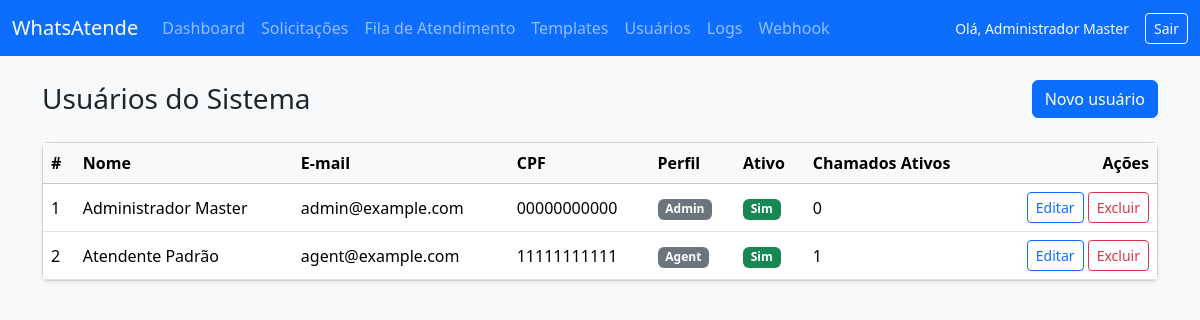
Page /admin/users (signed in) on the committed database.
### tables this page shows
CREATE TABLE IF NOT EXISTS users (
    id BIGINT UNSIGNED AUTO_INCREMENT PRIMARY KEY,
    role_id TINYINT UNSIGNED NOT NULL,
    full_name VARCHAR(150) NOT NULL,
    email VARCHAR(190) NOT NULL UNIQUE,
    cpf CHAR(11) NOT NULL UNIQUE,
    password_hash VARCHAR(255) NOT NULL,
    is_active TINYINT(1) NOT NULL DEFAULT 1,
    last_login_at DATETIME NULL,
    created_at DATETIME NOT NULL DEFAULT CURRENT_TIMESTAMP,
    updated_at DATETIME NOT NULL DEFAULT CURRENT_TIMESTAMP ON UPDATE CURRENT_TIMESTAMP,
    CONSTRAINT fk_users_role FOREIGN KEY (role_id) REFERENCES roles(id)
        ON UPDATE CASCADE
);

CREATE TABLE IF NOT EXISTS roles (
    id TINYINT UNSIGNED AUTO_INCREMENT PRIMARY KEY,
    name VARCHAR(50) NOT NULL UNIQUE
);

### app/helpers.php (called while the page is built, shortened)
<?php
function base_path(string $path = ''): string
{
    $base = dirname(__DIR__);
    return $path === '' ? $base : $base . DIRECTORY_SEPARATOR . ltrim($path, DIRECTORY_SEPARATOR);
}
function view(string $name, array $data = []): void
{
    $viewPath = base_path('app/Views/' . str_replace(['.', '\\'], '/', $name) . '.php');
    extract($data, EXTR_SKIP);
    require $viewPath;
}
function auth(): ?object
{
    return (object) $_SESSION['auth_user'];
}

### app/Controllers/Admin/UserController.php (called while the page is built, shortened)
<?php
class UserController
{
    public function index(): void
    {
        view('admin/users/index', [
            'users' => $this->userService->listUsers(),
            'status' => get_flash('admin_status'),
            'error' => get_flash('admin_error'),
        ]);
    }
}

### app/Services/UserService.php (called while the page is built, shortened)
<?php
class UserService
{
    public function listUsers(): array
    {
        $stmt = $this->connection->query(
            'SELECT u.id, u.full_name, u.email, u.cpf, u.is_active, u.created_at, u.updated_at, '
            . 'r.name AS role, COUNT(t.id) AS assigned_tickets '
            . 'FROM users u '
            . 'INNER JOIN roles r ON r.id = u.role_id '
            . 'LEFT JOIN tickets t ON t.assigned_user_id = u.id AND t.status IN (\'open\', \'assigned\') '
            . 'GROUP BY u.id, u.full_name, u.email, u.cpf, u.is_active, u.created_at, u.updated_at, r.name '
            . 'ORDER BY u.full_name ASC'
        );
        return $stmt->fetchAll(PDO::FETCH_ASSOC);
    }
}

### app/Views/admin/users/index.php (the view, shortened to what this page needs)
<!doctype html>
<html lang="pt-BR">
<head>
    <link href="https://cdn.jsdelivr.net/npm/bootstrap@5.3.3/dist/css/bootstrap.min.css" rel="stylesheet">
</head>
<body class="bg-light">
<?php include base_path('app/Views/admin/partials/nav.php'); ?>
<div class="container py-4">
    <div class="d-flex justify-content-between align-items-center mb-4">
        <h1 class="h3 mb-0">Usuários do Sistema</h1>
        <a href="/admin/users/create" class="btn btn-primary">Novo usuário</a>
    </div>
    <div class="card shadow-sm">
        <div class="card-body p-0">
            <div class="table-responsive">
                <table class="table align-middle mb-0">
                    <thead class="table-light">
                    <tr>
                        <th>#</th>
                        <th>Nome</th>
                        <th>E-mail</th>
                        <th>CPF</th>
                        <th>Perfil</th>
                        <th>Ativo</th>
                        <th>Chamados Ativos</th>
                        <th class="text-end">Ações</th>
                    </tr>
                    </thead>
                    <tbody>
                    <?php foreach ($users as $user): ?>
                        <tr>
                            <td><?= (int) ($user['id'] ?? 0) ?></td>
                            <td><?= htmlspecialchars((string) ($user['full_name'] ?? '')) ?></td>
                            <td><?= htmlspecialchars((string) ($user['email'] ?? '')) ?></td>
                            <td><?= htmlspecialchars((string) ($user['cpf'] ?? '')) ?></td>
                            <td><span class="badge bg-secondary text-capitalize"><?= htmlspecialchars((string) ($user['role'] ?? '')) ?></span></td>
                            <td>
                                <?php if (!empty($user['is_active'])): ?>
                                    <span class="badge bg-success">Sim</span>
                                <?php else: ?>
                                    <span class="badge bg-danger">Não</span>
                                <?php endif; ?>
                            </td>
                            <td><?= (int) ($user['assigned_tickets'] ?? 0) ?></td>
                            <td class="text-end">
                                <a href="/admin/users/<?= urlencode((string) ($user['id'] ?? '')) ?>/edit" class="btn btn-sm btn-outline-primary">Editar</a>
                                <form method="POST" action="/admin/users/<?= urlencode((string) ($user['id'] ?? '')) ?>/delete" class="d-inline" onsubmit="return confirm('Confirma a exclusão deste usuário?');">
                                    <button type="submit" class="btn btn-sm btn-outline-danger">Excluir</button>
                                </form>
                            </td>
                        </tr>
                    <?php endforeach; ?>
                    </tbody>
                </table>
            </div>
        </div>
    </div>
</div>
</body>
</html>

### public/index.php (shortened to what this page needs)
<?php
require __DIR__ . '/../app/helpers.php';
if (!function_exists('resolve')) {
    function resolve(string $abstract): mixed
    {
        $entry = $GLOBALS['container'][$abstract];
        if (is_callable($entry)) {
            $entry = $entry();
        }
        return $entry;
    }
}
$routes = require base_path('routes/web.php');
$uri = parse_url($_SERVER['REQUEST_URI'] ?? '/', PHP_URL_PATH) ?: '/';
foreach ($routes as [$httpVerb, $pattern, $handler]) {
    $regex = '#^' . preg_replace('#\{([^}/]+)\}#', '(?P<$1>[^/]+)', $pattern) . '$#';
    if (!preg_match($regex, $uri, $matches)) {
        continue;
    }
    $params = array_filter(
        $matches,
        static fn ($key) => !is_int($key),
        ARRAY_FILTER_USE_KEY
    );
    $params = array_map(static fn ($value) => is_numeric($value) ? (int) $value : $value, $params);
    if (is_array($handler)) {
        [$class, $action] = $handler;
        $controller = resolve($class);
        $controller->{$action}(...array_values($params));
    } elseif (is_callable($handler)) {
        $handler(...array_values($params));
    }
    break;
}

### app/Views/admin/partials/nav.php (shortened to what this page needs)
<?php
$user = auth();
?>
<nav class="navbar navbar-expand-lg navbar-dark bg-primary">
    <div class="container-fluid">
        <a class="navbar-brand" href="/admin">WhatsAtende</a>
        <div class="collapse navbar-collapse" id="adminNavbar">
            <ul class="navbar-nav me-auto mb-2 mb-lg-0">
                <li class="nav-item"><a class="nav-link" href="/admin">Dashboard</a></li>
                <li class="nav-item"><a class="nav-link" href="/admin/tickets">Solicitações</a></li>
                <li class="nav-item"><a class="nav-link" href="/tickets">Fila de Atendimento</a></li>
                <li class="nav-item"><a class="nav-link" href="/admin/templates">Templates</a></li>
                <li class="nav-item"><a class="nav-link" href="/admin/users">Usuários</a></li>
                <li class="nav-item"><a class="nav-link" href="/admin/logs">Logs</a></li>
                <li class="nav-item"><a class="nav-link" href="/admin/webhook">Webhook</a></li>
            </ul>
            <div class="d-flex align-items-center gap-3">
                <?php if ($user): ?>
                    <span class="text-light small">Olá, <?= htmlspecialchars($user->full_name ?? '') ?></span>
                <?php endif; ?>
                <form method="POST" action="/logout" class="m-0">
                    <button type="submit" class="btn btn-outline-light btn-sm">Sair</button>
                </form>
            </div>
        </div>
    </div>
</nav>

### rows in the picture
users: full_name "Administrador Master", id "1", email "admin@example.com", cpf "00000000000", role.name "Admin", is_active "Sim", assigned_tickets "0"
users: id "2", full_name "Atendente Padrão", email "agent@example.com", cpf "11111111111", role.name "Agent", is_active "Sim", assigned_tickets "1"
